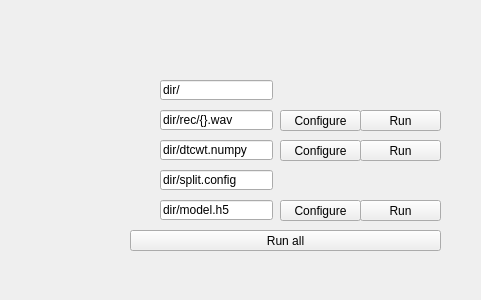
<?xml version="1.0" encoding="UTF-8"?>
<ui version="4.0">
 <class>Form</class>
 <widget class="QWidget" name="Form">
  <property name="geometry">
   <rect>
    <x>0</x>
    <y>0</y>
    <width>481</width>
    <height>300</height>
   </rect>
  </property>
  <property name="windowTitle">
   <string>Form</string>
  </property>
  <widget class="QLineEdit" name="lineEdit">
   <property name="geometry">
    <rect>
     <x>160</x>
     <y>110</y>
     <width>113</width>
     <height>20</height>
    </rect>
   </property>
   <property name="text">
    <string>dir/rec/{}.wav</string>
   </property>
  </widget>
  <widget class="QLineEdit" name="lineEdit_2">
   <property name="geometry">
    <rect>
     <x>160</x>
     <y>140</y>
     <width>113</width>
     <height>20</height>
    </rect>
   </property>
   <property name="text">
    <string>dir/dtcwt.numpy</string>
   </property>
  </widget>
  <widget class="QLineEdit" name="lineEdit_3">
   <property name="geometry">
    <rect>
     <x>160</x>
     <y>170</y>
     <width>113</width>
     <height>20</height>
    </rect>
   </property>
   <property name="text">
    <string>dir/split.config</string>
   </property>
  </widget>
  <widget class="QLineEdit" name="lineEdit_4">
   <property name="geometry">
    <rect>
     <x>160</x>
     <y>200</y>
     <width>113</width>
     <height>20</height>
    </rect>
   </property>
   <property name="text">
    <string>dir/model.h5</string>
   </property>
  </widget>
  <widget class="QPushButton" name="pushButton">
   <property name="geometry">
    <rect>
     <x>360</x>
     <y>140</y>
     <width>81</width>
     <height>21</height>
    </rect>
   </property>
   <property name="text">
    <string>Run</string>
   </property>
  </widget>
  <widget class="QPushButton" name="pushButton_3">
   <property name="geometry">
    <rect>
     <x>360</x>
     <y>200</y>
     <width>81</width>
     <height>21</height>
    </rect>
   </property>
   <property name="text">
    <string>Run</string>
   </property>
  </widget>
  <widget class="QLineEdit" name="lineEdit_8">
   <property name="geometry">
    <rect>
     <x>160</x>
     <y>80</y>
     <width>113</width>
     <height>20</height>
    </rect>
   </property>
   <property name="text">
    <string>dir/</string>
   </property>
  </widget>
  <widget class="QPushButton" name="pushButton_2">
   <property name="geometry">
    <rect>
     <x>360</x>
     <y>110</y>
     <width>81</width>
     <height>21</height>
    </rect>
   </property>
   <property name="text">
    <string>Run</string>
   </property>
  </widget>
  <widget class="QPushButton" name="pushButton_4">
   <property name="geometry">
    <rect>
     <x>130</x>
     <y>230</y>
     <width>311</width>
     <height>21</height>
    </rect>
   </property>
   <property name="text">
    <string>Run all</string>
   </property>
  </widget>
  <widget class="QPushButton" name="pushButton_5">
   <property name="geometry">
    <rect>
     <x>280</x>
     <y>110</y>
     <width>81</width>
     <height>21</height>
    </rect>
   </property>
   <property name="text">
    <string>Configure</string>
   </property>
  </widget>
  <widget class="QPushButton" name="pushButton_6">
   <property name="geometry">
    <rect>
     <x>280</x>
     <y>140</y>
     <width>81</width>
     <height>21</height>
    </rect>
   </property>
   <property name="text">
    <string>Configure</string>
   </property>
  </widget>
  <widget class="QPushButton" name="pushButton_8">
   <property name="geometry">
    <rect>
     <x>280</x>
     <y>200</y>
     <width>81</width>
     <height>21</height>
    </rect>
   </property>
   <property name="text">
    <string>Configure</string>
   </property>
  </widget>
 </widget>
 <resources/>
 <connections/>
</ui>
